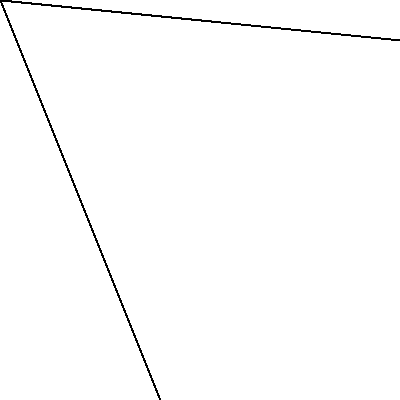
Frame 1 (no input)
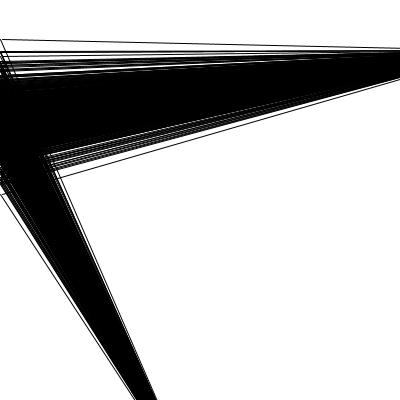
Frame 60 (the mouse pressed at the canvas centre just before this capture)
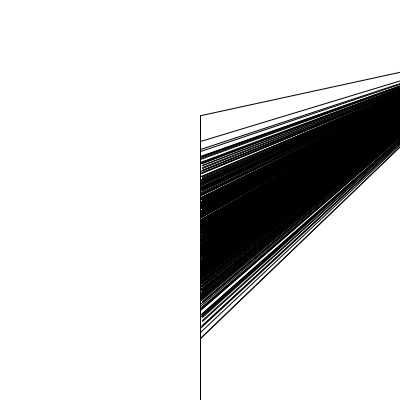
Frame 120 (the mouse held since frame 60 and released just before this capture)

The Processing sketch that drew these frames (run headless with seeded random() and noise(); from frame 60 on, the mouse is pressed at the canvas centre):

// Processing sketch: processing_139190
// ── processing_139190.pde

  float[] a;

  void setup() {
    size(400,400);

    a = new float[500];
  }
 
  void draw() {
    background(255);
    int i = 0;
    while ( i <= 499 ) {
      line(mouseX+i%3,a[i],500,50);
      fill(0,0,40,10);
      line(mouseX,a[i],200,500);

      a[i] = a[i] + random(-4,8);
      i = i + 1;
    }
   
    
  }
